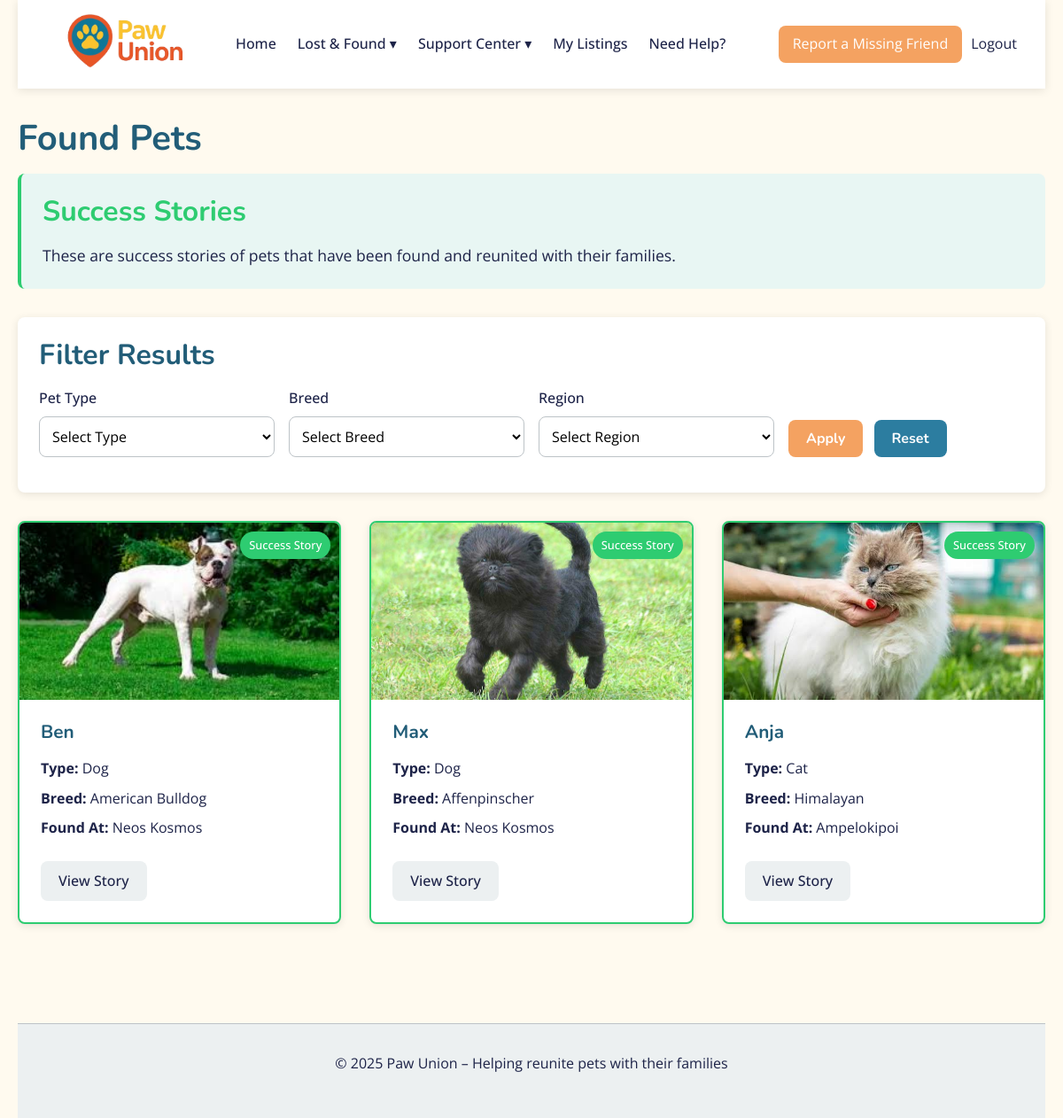
The page /pages/found-pets.php (signed in) on the database its author committed.
### tables this page shows
CREATE TABLE `pets` (
  `pet_id` int(11) NOT NULL,
  `user_id` int(11) NOT NULL,
  `name` varchar(50) NOT NULL,
  `type_id` int(11) NOT NULL,
  `breed_id` int(11) NOT NULL,
  `color` varchar(50) NOT NULL,
  `age` int(11) NOT NULL
);

CREATE TABLE `pet_reports` (
  `report_id` int(11) NOT NULL,
  `pet_id` int(11) NOT NULL,
  `report_type` enum('lost','found') NOT NULL,
  `report_status` enum('active','resolved') NOT NULL,
  `region_last_seen` int(11) NOT NULL,
  `priority_level` tinyint(1) NOT NULL DEFAULT 0,
  `priority_reason` enum('Medical','Stolen','Young','Elderly') NOT NULL,
  `image_url` varchar(250) NOT NULL,
  `emotional_note` varchar(150) NOT NULL,
  `emoticon` varchar(5) NOT NULL
);

CREATE TABLE `pet_types` (
  `type_id` int(11) NOT NULL,
  `type_name` enum('Dog','Cat','Bird') NOT NULL
);

CREATE TABLE `breeds` (
  `breed_id` int(11) NOT NULL,
  `breed_name` varchar(50) NOT NULL,
  `type_id` int(11) NOT NULL
);

CREATE TABLE `regions` (
  `region_id` int(11) NOT NULL,
  `region_name` varchar(50) NOT NULL
);

### pages/found-pets.php (the view, shortened to what this page needs)
<?php
require_once '../config/db.php';
$query = "
    SELECT pets.pet_id, pets.name, pets.color, pets.age,
           pet_reports.image_url AS report_image, pet_reports.report_id,
           pet_types.type_name AS type,
           breeds.breed_name AS breed,
           regions.region_name AS region_name
    FROM pets
    JOIN pet_reports ON pets.pet_id = pet_reports.pet_id
    JOIN pet_types ON pets.type_id = pet_types.type_id
    JOIN breeds ON pets.breed_id = breeds.breed_id
    JOIN regions ON pet_reports.region_last_seen = regions.region_id
    WHERE pet_reports.report_type = 'found'
      AND pet_reports.report_status = 'resolved'
";
$query .= " ORDER BY pet_reports.report_id DESC";
$stmt = $conn->prepare($query);
$stmt->execute();
$pets = $stmt->get_result();
include_once '../components/header.php';
include_once '../components/navbar.php';
?>
<main class="found-pets-page">
    <h1>Found Pets</h1>
    <section class=".success-stories-message">
        <div class="message-box-2">
            <h2>Success Stories</h2>
            <p>These are success stories of pets that have been found and reunited with their families.</p>
        </div>
    </section>
    <section class="filters">
        <h2>Filter Results</h2>
        <form method="GET" action="found-pets.php" id="petFilterForm" class="filter-form">
            <div class="form-group">
                <label for="pet_type">Pet Type</label>
                <select name="pet_type" id="pet_type">
                    <option value="">Select Type</option>
                </select>
            </div>
            <div class="form-group">
                <label for="breed">Breed</label>
                <select name="breed" id="breed">
                    <option value="">Select Breed</option>
                </select>
            </div>
            <div class="form-group">
                <label for="region">Region</label>
                <select name="region" id="region">
                    <option value="">Select Region</option>
                </select>
            </div>
            <div class="form-group">
                <button type="submit" class="btn-primary">Apply</button>
                <button type="button" class="btn-secondary" onclick="window.location.href='found-pets.php'">Reset</button>
            </div>
        </form>
    </section>
    <section class="pet-listings">
        <?php if ($pets->num_rows > 0): ?>
            <div class="pet-grid">
                <?php while ($pet = $pets->fetch_assoc()): ?>
                    <div class="pet-card success">
                        <div class="success-badge">Success Story</div>
                        <div class="pet-image">
                            <img src="<?= '../' . htmlspecialchars($pet['report_image']) ?>"
                                 alt="<?= htmlspecialchars_decode($pet['name']) ?>"
                                 onerror="this.src='../assets/images/pets/placeholder.png';">
                        </div>
                        <div class="pet-info">
                            <h3><?= htmlspecialchars_decode($pet['name']) ?></h3>
                            <p><strong>Type:</strong> <?= htmlspecialchars($pet['type']) ?></p>
                            <p><strong>Breed:</strong> <?= htmlspecialchars($pet['breed']) ?></p>
                            <p><strong>Found At:</strong> <?= htmlspecialchars($pet['region_name']) ?></p>
                            <a href="pet-details.php?id=<?= $pet['pet_id'] ?>" class="btn-view">View Story</a>
                        </div>
                    </div>
                <?php endwhile; ?>
            </div>
        <?php else: ?>
            <p>No found pets match your filters.</p>
        <?php endif; ?>
    </section>
</main>
<?php include_once '../components/footer.php'; ?>

### assets/css/main.css (style rules this page uses)
:root { --primary: #2c7da0; --primary-dark: #225d78; --secondary: #f4a261; --secondary-dark: #e76f51; --success: #2ecc71; --danger: #e74c3c; --light: #ecf0f1; --dark: #225d78; --text: #1d2348; --border: #bdc3c7; --background: #fffaef; --shadow: rgba(0, 0, 0, 0.1); --radius: 8px; --font-heading: 'Nunito', -apple-system, BlinkMacSystemFont, 'Segoe UI', Roboto, sans-serif; --font-body: 'Open Sans', -apple-system, BlinkMacSystemFont, 'Segoe UI', Roboto, sans-serif; --transition: all 0.3s ease; }
* { margin: 0; padding: 0; box-sizing: border-box; }
body { font-family: var(--font-body); line-height: 1.6; color: var(--text); background-color: var(--background); }
h1, h2, h3, h4, h5, h6 { margin-bottom: 1rem; font-weight: 600; line-height: 1.2; color: var(--dark); }
h1 { font-size: 2.5rem; }
h2 { font-size: 2rem; }
h3 { font-size: 1.5rem; }
p { margin-bottom: 1rem; }
a { color: var(--primary); text-decoration: none; transition: var(--transition); }
.btn-primary, .btn-secondary, .btn-danger, .btn-success, .btn-view { display: inline-block; padding: 10px 20px; border-radius: var(--radius); font-weight: 500; text-align: center; cursor: pointer; transition: var(--transition); border: none; font-size: 1rem; }
.btn-primary { background-color: var(--primary); color: white; }
.btn-secondary { background-color: var(--secondary); color: white; }
.btn-view { background-color: var(--light); color: var(--text); }
.form-group { margin-bottom: 1rem; }
label { display: block; margin-bottom: 0.5rem; font-weight: 500; }
input[type="text"], input[type="email"], input[type="password"], input[type="number"], input[type="file"], select, textarea { width: 100%; padding: 10px; border: 1px solid var(--border); border-radius: var(--radius); background-color: white; font-size: 1rem; font-family: var(--font-body); }
h1, h2, h3, h4, h5, h6, button, .btn-primary, .btn-secondary, .navbar a, .header h1 { font-family: 'Nunito', sans-serif; font-weight: 700; }
main { padding: 2rem 0; min-height: calc(100vh - 200px); }
.message-box-2 { background-color: #e8f6f3; border-left: 4px solid var(--success); padding: 1.5rem; margin-bottom: 2rem; border-radius: var(--radius); }
.message-box-2 h2 { margin-top: 0; color: var(--success); text-align: left !important; }
.message-box-2 p { font-size: 1.1rem; margin-bottom: 0; }
.btn-primary { background-color: var(--secondary); color: white; }
.btn-secondary { background-color: var(--primary); color: white; }
.pet-grid { display: grid; grid-template-columns: repeat(auto-fill, minmax(300px, 1fr)); gap: 2rem; margin-bottom: 2rem; }
.pet-card { background-color: white; border-radius: var(--radius); overflow: hidden; box-shadow: 0 2px 10px var(--shadow); transition: var(--transition); position: relative; }
.pet-image { height: 200px; overflow: hidden; }
.pet-image img { width: 100%; height: 100%; object-fit: cover; transition: var(--transition); }
.pet-info { padding: 1.5rem; }
.pet-info h3 { margin-top: 0; font-size: 1.3rem; }
.pet-info p { margin-bottom: 0.5rem; }
.pet-info .btn-view { margin-top: 1rem; }
.filters { background-color: white; padding: 1.5rem; border-radius: var(--radius); margin-bottom: 2rem; box-shadow: 0 2px 10px var(--shadow); }
.filters h2 { margin-top: 0; margin-bottom: 1rem; }
.filter-form { display: flex; flex-wrap: wrap; gap: 1rem; align-items: flex-end; }
.filter-form .form-group { flex: 1; min-width: 200px; }
.filter-form button { margin-right: 0.5rem; }
.success { border: 2px solid var(--success); }
.success-badge { position: absolute; top: 10px; right: 10px; background-color: var(--success); color: white; padding: 5px 10px; border-radius: 20px; font-size: 0.8rem; font-weight: 500; }

### rows shown on the page
pets: pet_reports.image_url (picture), name "Ben", pet_types.type_name "Dog", breed.breed_name "American Bulldog", regions.region_name "Neos Kosmos"
pets: pet_reports.image_url (picture), name "Max", pet_types.type_name "Dog", breed.breed_name "Affenpinscher", regions.region_name "Neos Kosmos"
pets: pet_reports.image_url (picture), name "Anja", pet_types.type_name "Cat", breed.breed_name "Himalayan", regions.region_name "Ampelokipoi"
